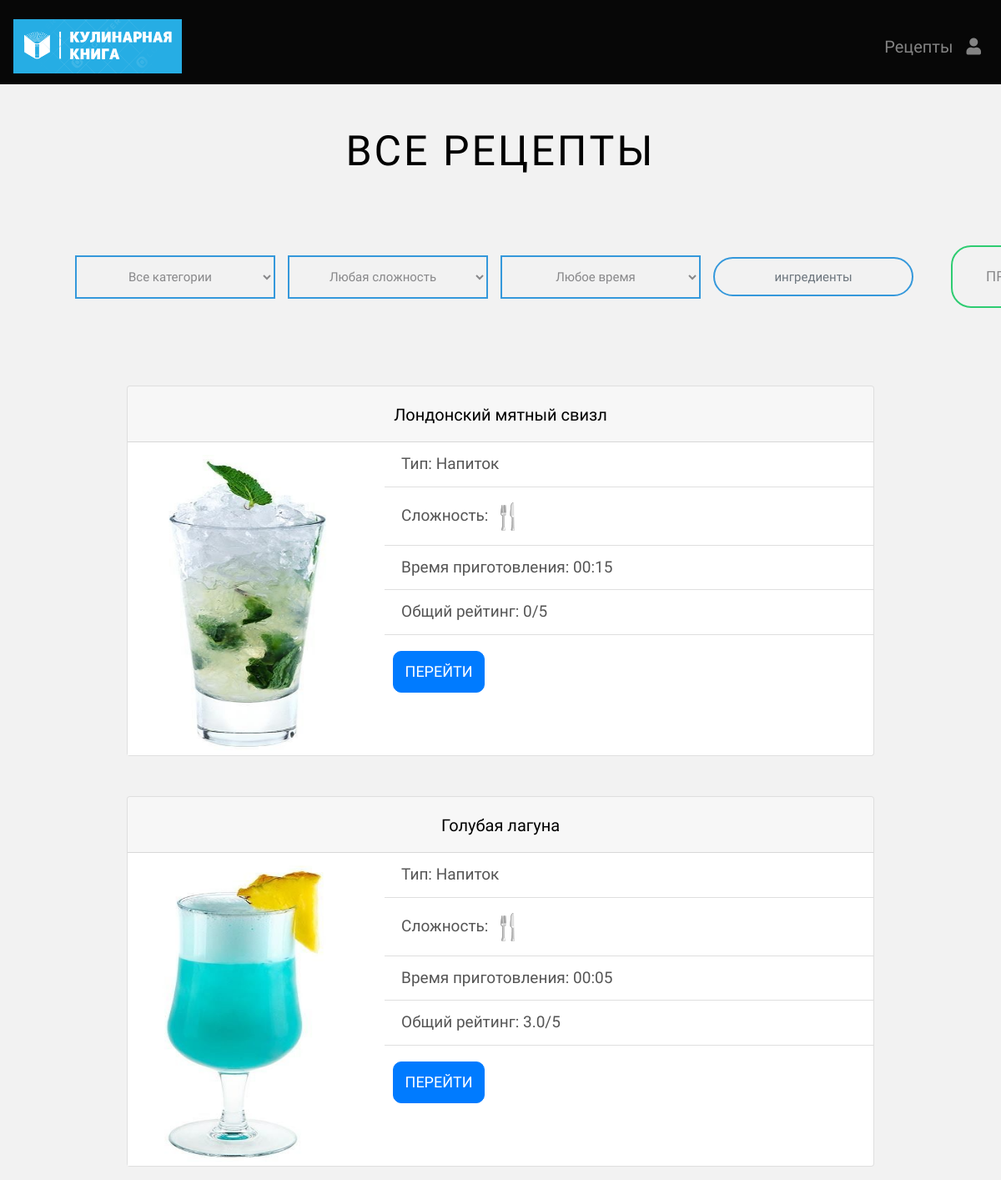
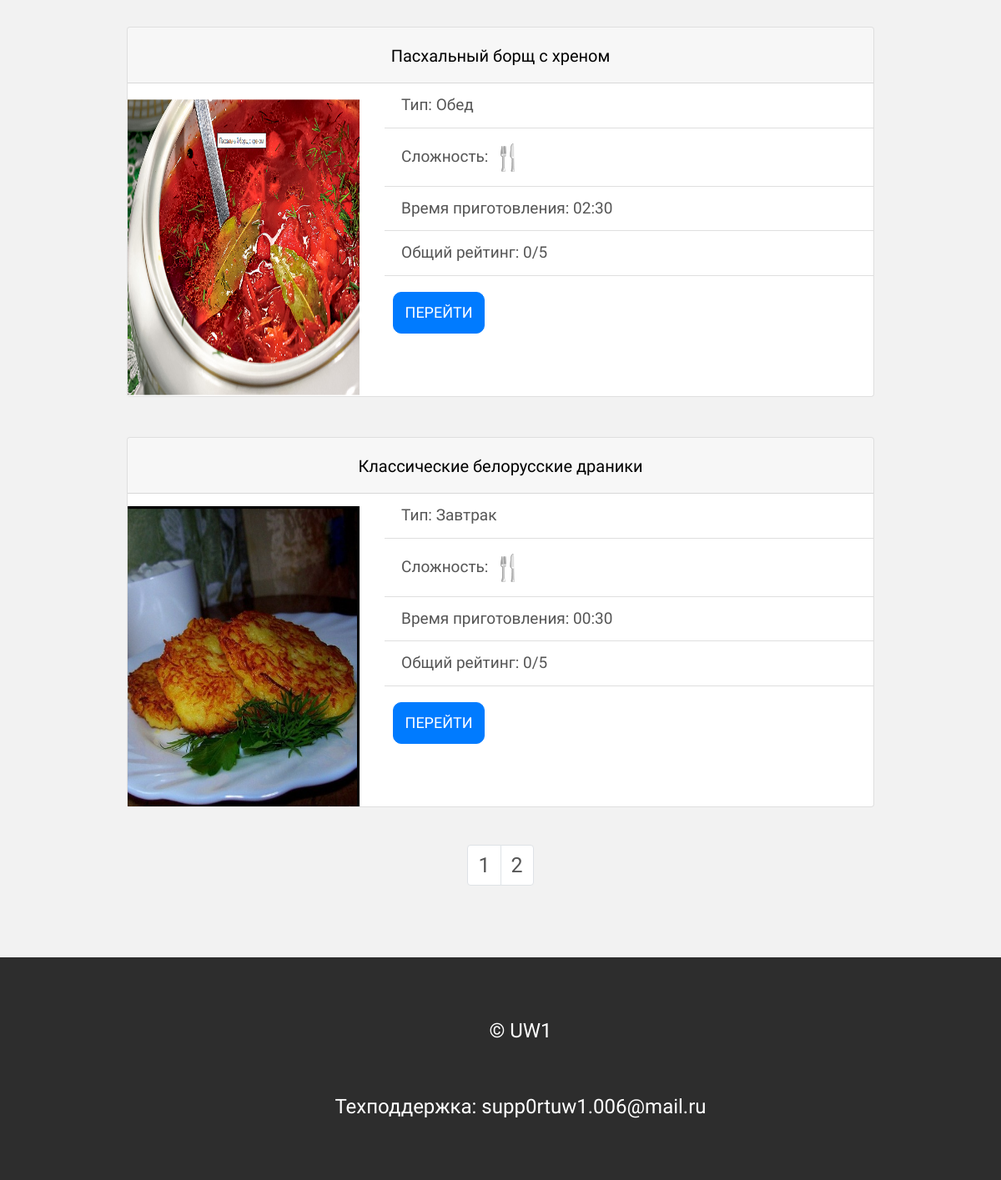
The page / on the database its author committed (2 pictures, top to bottom).
### main/models.py (models this page shows, shortened)
class BaseModel(models.Model):
    objects = models.Manager()
    class Meta:
        abstract = True

class Recipe(BaseModel):
    MEAL_CHOICES = (
        ('Завтрак', 'Завтрак'),
        ('Обед', 'Обед'),
        ('Ужин', 'Ужин'),
        ('Напиток', 'Напиток'),
        ('Десерт', 'Десерт'),
    )
    name = models.CharField(max_length=150, verbose_name="Название блюда")
    user = models.ForeignKey(AdvUser, on_delete=models.SET_NULL, null=True)
    public = models.BooleanField()
    url_video = models.CharField(max_length=400, verbose_name="Ссылка на видео", default="NUll", null=True)
    text = models.CharField(max_length=4000, verbose_name="Инструкция")
    image = models.ImageField(null=True)
    meal_type = models.CharField(max_length=50, choices=MEAL_CHOICES, default='завтрак',
                                 verbose_name="Название трапезы")
    complexity = models.IntegerField(
        verbose_name="Сложность приговления блюда",
        default=1,
        validators=[
            MaxValueValidator(5),
            MinValueValidator(1)
        ]
    )
    cooking_time = models.IntegerField(verbose_name="Время приготовления в секундах")
    class Meta:
        verbose_name_plural = 'рецепты'
        verbose_name = 'рецепт'
        ordering = ['-name']

### main/views.py (the view, shortened to what this page needs)
# urls.py: path('', views.home_page, name='home'),
def home_page(request):
    recipe_type = ''
    complexity_type = ''
    cooking_time_type = ''
    if request.method == 'POST':
        form = FilteringRecipes(request.POST)
        if form.is_valid():
            if not form.cleaned_data['selection_meal'] == 'Все категории':
                recipe_type = form.cleaned_data['selection_meal']
            if not form.cleaned_data['selection_complexity'] == '6':
                complexity_type = form.cleaned_data['selection_complexity']
            if not form.cleaned_data['selection_cooking_time'] == '9':
                cooking_time_type = form.cleaned_data['selection_cooking_time']
    else:
        form = FilteringRecipes()
    if recipe_type == '':
        all_recipe = Recipe.objects.order_by('id')
        title = "Все рецепты"
    if not complexity_type == '':
        all_recipe = all_recipe.filter(complexity=int(complexity_type))
    if not cooking_time_type == '':
        all_recipe = all_recipe.filter(cooking_time__lte=int(cooking_time_type))
    all_rating = Rating.objects.order_by('id')
    search_result =  services.search_in_main(request, all_recipe)
    if search_result[0] != None:
        all_recipe = search_result[0]
        old_ingredients = search_result[1]
    else:
        old_ingredients = ""
    buffer = []
    for a in range(len(all_recipe)):
        if all_recipe[a].public == True:
            buffer.append(all_recipe[a])
    all_recipe = buffer
    paginations = Paginator(all_recipe, 4)
    try:
        request_page = int(request.GET.get('page'))
        if request_page <= paginations.num_pages and (not request_page <= 0):
            page = request_page
        else:
             0/0
    except Exception:
        page = 1
    for a in range(len(all_recipe)):
        all_minutes = all_recipe[a].cooking_time
        all_recipe[a].hours = services.rounding_up_hours(all_minutes)
        all_recipe[a].minutes = int(all_minutes)%60
        all_recipe[a].rating = services.get_rating(all_recipe[a], request.user)
    context = {
        'info': "Выберите категорию для фильтрации поиска:",
        'title': title,
        'heading': title,
        'all_recipe':  paginations.page(page),
        'all_rating': all_rating,
        'form': form,
        'paginations':paginations,
        'old_ingredients':old_ingredients,
    }
    return render(request, "main/index.html", context)

### main/forms.py
class FilteringRecipes(forms.Form):
    MEAL_CHOICES = (
        ('Завтрак', 'Завтрак'),
        ('Обед', 'Обед'),
        ('Ужин', 'Ужин'),
        ('Напиток', 'Напиток'),
        ('Десерт', 'Десерт'),
        ('Все категории', 'Все категории'),
    )
    COMPLEXITY_CHOICES = (
        ('1', 'Очень легко'),
        ('2', 'Легко'),
        ('3', 'Средне'),
        ('4', 'Сложно'),
        ('5', 'Очень сложно'),
        ('6', 'Любая сложность'),
    )
    COOKING_TIME_CHOICES = (
        ('15', '15 минут'),
        ('30', '30 минут'),
        ('60', '1 час'),
        ('120', '2 часа'),
        ('240', '4 часа'),
        ('360', '6 часов'),
        ('480', '8 часов'),
        ('600', '10 часов'),
        ('9', 'Любое время'),
    )
    selection_meal = forms.ChoiceField(
        choices=MEAL_CHOICES,
        required=False,
        initial='Все категории'
    )
    selection_complexity = forms.ChoiceField(
        choices=COMPLEXITY_CHOICES,
        required=False,
        initial='6'
    )
    selection_cooking_time = forms.ChoiceField(
        choices=COOKING_TIME_CHOICES,
        required=False,
        initial='9'
    )

### main/services.py (called while the page is built)
def rounding_up_hours(minutes):
    if minutes < 60:
       return 0
    else:
       return round(minutes/60)

def get_rating(one_recipe, user):
    rating = Rating.objects.filter(recipe_id=one_recipe)
    count = 0
    all = 0
    for a in rating:
        all += int(a.rating)
        count += 1
    try:
        here_rating = Rating.objects.get(recipe_id=one_recipe, user=user)
        here_rating =   here_rating.rating
    except Exception:
        here_rating = "0"
    if count == 0:  # Это нужно чтобы он не поделил на ноль
        return {'rating': 0,
                'here_rating': here_rating,
                }
    else:
        return {'rating': str(round(all / count, 2)),
                'here_rating': here_rating,
                }

### main/views.py (called while the page is built)
@register.filter
def get_range(value):
    return range(value)

@register.filter
def get_range_without_zero(value):
    return range(1,value+1)

### main/templates/main/index.html (shortened to what this page needs)
{% extends 'main/base.html' %}
{% load static %}
{% block content %}
<h1>{{ heading }}</h1>
<div class="main_welcom">
    <form method="post" class="box" id = "search_bar" >
        <div class="main_center">
            <div class="form_left">
                {{ form.selection_meal }}
            </div>
            <div class="form_left">
                {{ form.selection_complexity }}
            </div>
            <div class="form_left">
                {{ form.selection_cooking_time }}
            </div>
            <div class="form_left">
                <input type = "input" name = "ingredients" value="{{ old_ingredients }}" placeholder="ингредиенты" class="form-control" style="height: 47px; margin-right: 30px;">
            </div>
            <div class="text_right" style="margin-left: 35px;">
                <div class="mb-3">
                    <button type="submit" class="btn btn-success" name=""  id = "submit_send_search">Принять</button>
                </div>
            </div>
        </div>
    </form>
    <div class="main_welcome">
        {% for el in all_recipe %}
        <div class="container mt-5">
            <div class="card">
                <div class="card-header">
                    <h5><a href="{% url 'view_recipe' el.pk %}" style="color: black;">{{ el.name }}</a></h5>
                </div>
                <div class="row">
                    <div class="col-md-4">
                        <a href="{% url 'view_recipe' el.pk %}">
                            <img src='{{ el.image.url }}'
                                 class="img-fluid"
                                 style="width: 570px; height: 360px; margin-top: 15px;">
                        </a>
                    </div>
                    <div class="col-md-8">
                        <ul class="list-group list-group-flush" style="font-size: 19px;">
                            <li class="list-group-item">Тип: {{ el.meal_type }}</li>
                            <li class="list-group-item" style="display: flex;"><div class="card_text"> Сложность:</div>
                                <form action="#" class="form form">
                                    <div class="form_item">
                                            {% for _ in el.complexity|get_range %}
                                            <div class="complexity-rating">
                                                <div class="complexity-rating__items">
                                                    <label class="complexity-rating__label"></label>
                                                </div>
                                            </div>
                                            {% endfor %}
                                    </div>
                                </form>
                            </li>
                            <li class="list-group-item">Время приготовления:
                                {% if el.hours <= 9 %}0{% endif %}{{ el.hours }}:{% if el.minutes <= 9 %}0{% endif %}{{ el.minutes }}
                            </li>
                            <li class="list-group-item">Общий рейтинг: {{ el.rating.rating }}/5</li>
                        </ul>
                        <button type="button" class="btn btn-primary" style="color: white; width: 110px; height: 50px;
margin-top: 20px;"
                           onclick="window.location.href='{% url 'view_recipe' el.pk %}'">Перейти</button >
                    </div>
                </div>
            </div>
        </div>
        {% endfor %}
    </div>
</div>
<nav aria-label="Page navigation example" style="margin: auto; margin-top: 45px;">
   <ul class="pagination">
        {% for a in paginations.num_pages|get_range_without_zero %}
            <li class="page-item"><a class="page-link"  onclick="switch_to_page({{ a }})">{{ a }}</a></li>
        {% endfor %}
   </ul>
</nav>
{% endblock %}

### main/templates/main/base.html (shortened to what this page needs)
{% load static %}
<!doctype html>
<html lang="ru">
<head>
    <link rel="stylesheet" href="https://stackpath.bootstrapcdn.com/bootstrap/4.3.1/css/bootstrap.min.css">
    <link rel="stylesheet" type="text/css" href="https://maxcdn.bootstrapcdn.com/font-awesome/4.2.0/css/font-awesome.min.css">
    <link rel="stylesheet" href="{% static 'main/css/all.css' %}" />
    <link rel="stylesheet" href="{% static 'main/css/styles.css' %}" />
</head>
<body>
    <div class="page">
    <header>
       <nav class="navbar navbar-expand-lg navbar-dark">
        <a class="navbar-brand" href="{% url 'home' %}"><img src='{% static "main/images/final_logo_2.png" %}' alt="Cook Book" height="65px"></a>
          <div class="collapse navbar-collapse" id="navbarSupportedContent">
            <ul class="navbar-nav ml-auto justify-content-end">
                <li class="nav-item">
                    <a class="nav-link" href="{% url 'home' %}">Рецепты</a>
                </li>
                <li class="nav-item dropdown">
                    <a class="nav-link" href="#" id="navbarDropdown" role="button" data-toggle="dropdown" aria-haspopup="true" aria-expanded="false">
                        <i class="fas fa-user"></i>
                    </a>
                </li>
            </ul>
          </div>
        </nav>
    </header>
    {% block content %}{% endblock %}
    <div class="footer">
        <p class="copyright" style="margin-bottom: 0; text-align: center;">&copy; UW1</p>
        <p>Техподдержка: supp0rtuw1.006@mail.ru</p>
    </div>
    </div>
</body>
</html>

### main/static/main/css/all.css (style rules this page uses)
.fa, .fas, .far, .fal, .fad, .fab { -moz-osx-font-smoothing: grayscale; -webkit-font-smoothing: antialiased; display: inline-block; font-style: normal; font-variant: normal; text-rendering: auto; line-height: 1; }
.fa-user:before { content: "\f007"; }

### main/static/main/css/styles.css (style rules this page uses)
* { margin: 0; padding: 0; }
body { justify-content: center; align-items: center; text-align: center; background-color: #f2f2f2; font-family: "Lato"; font-weight: 300; font-size: 25px; color: #555; font-family: "Ubuntu"; text-align: justify; -webkit-font-smoothing: antialiased; -webkit-overflow-scrolling: touch; }
h1, h2, h3, h4, h5, h6 { font-family: "Ubuntu"; font-weight: 1200; color: black; margin-left: auto; margin-right: auto; text-align: center; margin-top: 10px; margin-bot: 10px; }
h1 { margin-top: 50px; margin-bot: 15px; font-size: 50px; font-weight: 300; letter-spacing: 3px; text-transform: uppercase; margin-left: auto; margin-right: auto; }
a:link { text-decoration: none; }
p { font-family: "Ubuntu"; font-size: 24px; text-align: center; text-indent: 2em; margin-top: 55px; margin-bottom: 55px; }
.main_welcom { display: flex; margin: auto; margin-top: 30px; margin-bot: 25px; flex-direction: column; background-size: cover; background-position: 50% 50%; max-width: 1050px; min-height: 100vh; }
.page { overflow: hidden; display: flex; flex-direction: column; min-height: 100vh; margin-top: auto; }
header { background-color: #070707; min-height: 65px; margin-top: auto; padding-top: 10px; font-size: 20px; }
.nav-link { color: #FFF; transition: all 0.3s; position: relative; }
.nav-link::before { content: ''; position: absolute; bottom: 0; left: 0; width: 100%; height: 100%; z-index: 1; opacity: 0; transition: all 0.3s; border-top-width: 2px; border-bottom-width: 2px; border-top-style: solid; border-bottom-style: solid; border-top-color: #ffdb7a; border-bottom-color: #ffdb7a; transform: scale(0.1, 1); }
.nav-link::after { content: ''; position: absolute; bottom: 0; left: 0; width: 100%; height: 100%; z-index: 1; transition: all 0.3s; }
.footer { position: relative; bottom: 0; background-color: #2d2d2d; border-color: #2d2d2d; min-height: 70px; padding: 15px; color: #FFF; margin-top: 70px; }
.form_left { margin: auto 0; margin-right: 15px; }
img { transition: 1.2s; }
.text_right { margin-left: 0px !important; padding: 25px 0; }
.main_center { margin: 0; display: flex; }
.card_text { vertical-align: middle; margin-top: auto; margin-bottom: auto; margin-right: 5px; }
form { justify-content: center; align-items: center; }
.box input { font-size: 15px; border: 0; background: none; display: block; margin: 5px auto; text-align: center; border: 2px solid #3498db; padding: 14px 14px; width: 240px; outline: none; color: #88888a; border-radius: 24px; transition: 0.25s; }
.box select { font-size: 15px; border: 0; background: none; display: block; margin: 10px auto; text-align: center; border: 2px solid #3498db; padding: 14px 14px; width: 240px; outline: none; color: #88888a; transition: 0.25s; }
.box button[type = "submit"] { font-size: 17px; border: 0; background: none; display: block; margin: 20px auto; text-align: center; border: 2px solid #2ecc71; padding: 14px 40px; outline: none; color: #88888a; border-radius: 24px; transition: 0.25s; cursor: pointer; }
.container { display: flex; justify-content: center; align-items: center; align-content: center; flex-wrap: wrap; width: auto; margin-top: 100px; }
.btn { flex: 1 1 auto; margin: 10px; padding: 10px; text-align: center; text-transform: uppercase; transition: 0.5s; background-size: 200% auto; color: black; border-radius: 10px; max-width:300px; height: 75px; font-weight: 500; font-size: 18px; }
.complexity-rating { position: relative; font-size: 30px; display: inline-block; }
.complexity-rating::before { content: "🍴"; display: block; }
.complexity-rating__items { position: absolute; width: 100%; height: 100%; top: 0; left: 0; display: flex; flex-direction: row-reverse; overflow: hidden; }
.complexity-rating__label { flex: 0 0 20%; height: 100%; cursor: pointer; color: #fff; }
.complexity-rating__label::before { content: "🍴"; display: block; transition: all 0.3s ease 0s; }

### rows shown on the page
Recipe: name "Лондонский мятный свизл", image (picture), meal_type "Напиток", complexity 1 (drawn), shows "0", hours "0", minutes "15", rating.rating "0"
Recipe: name "Голубая лагуна", image (picture), meal_type "Напиток", complexity 1 (drawn), shows "0", hours "0", minutes "5", rating.rating "3.0"
Recipe: name "Пасхальный борщ с хреном", image (picture), meal_type "Обед", complexity 1 (drawn), shows "0", hours "2", minutes "30", rating.rating "0"
Recipe: name "Классические белорусские драники", image (picture), meal_type "Завтрак", complexity 1 (drawn), shows "0", hours "0", minutes "30", rating.rating "0"

### other values the page prints
{{ heading }} "ВСЕ РЕЦЕПТЫ"
{{ a }} "1" "2"
